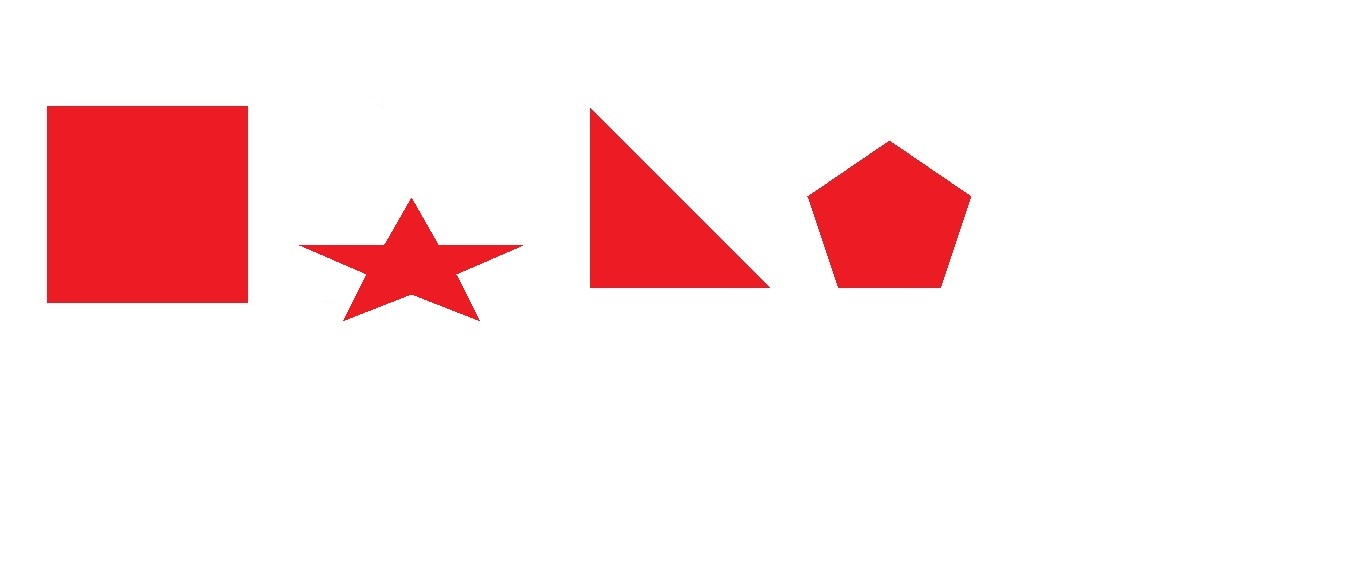
#> input picture paint7.jpg, 1360 x 561 px, found by its file name
$ python object_detection.py   (older library calls are emulated)
#> lines starting #> are read from the running program, lines starting #| are printed output that depends on the picture; after the words box and inside, x2 and y2 are one past the last pixel; in counts of white or black regions, pixels touching at a corner belong together
import cv2
import numpy as np

img=cv2.imread("C:/Users/hp/Desktop/paint7.jpg")
#> img is the input picture: shape (561, 1360, 3); mean B, G, R 231.4, 230.4, 252.7
cv2.imshow("original",img)
cv2.waitKey(0)

gray=cv2.imread("C:/Users/hp/Desktop/paint7.jpg",0)
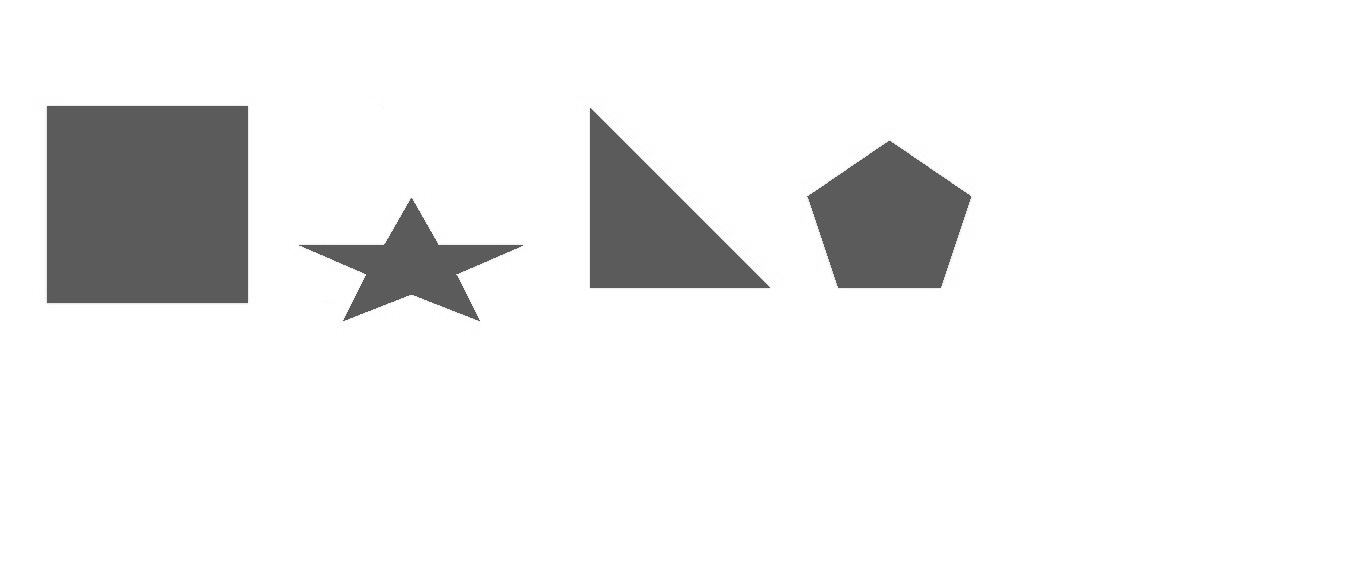
#> gray: shape (561, 1360); min 76, max 255, mean 237.2
cv2.waitKey(0)

#find canny edge
edged=cv2.Canny(gray,30,200)
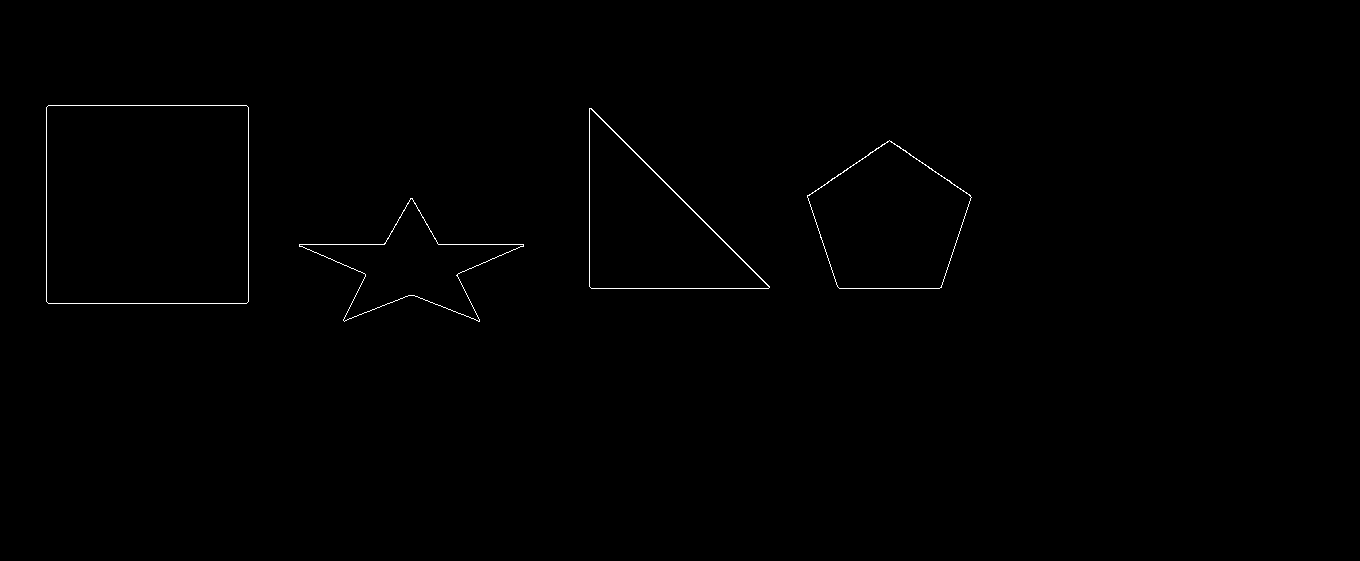
#> edged: shape (561, 1360); 0.35% white in thin lines or dots, all inside (x1, y1, x2, y2) = (46, 105, 972, 322)
cv2.imshow("canny edged",edged)
cv2.waitKey(0)
#Finding contour
_,contours,hierarchy=cv2.findContours(edged.copy(),cv2.RETR_EXTERNAL,cv2.CHAIN_APPROX_SIMPLE)#"""WE CAN USE INPLACE OF EXTERNAL LIST OR TREE """
#> contours = 4 contours; box (x1, y1, x2, y2) and area: (46, 105, 249, 304) 39988, (807, 140, 972, 289) 16896, (589, 108, 770, 289) 16556, (299, 198, 524, 322) 9577

for cnt in contours:
    approx = cv2.approxPolyDP(cnt,0.01*cv2.arcLength(cnt,True),True)
    print (len(approx))
    if len(approx)==5:
        print ("pentagon")
        cv2.drawContours(img,[cnt],0,(255,0,0),-1)
        cv2.putText(img,'pentagon',(cnt[0][0][0],cnt[0][0][1]),cv2.FONT_HERSHEY_COMPLEX,1,(100,170,0),1)
    elif len(approx)==3:
        print ("triangle")
        cv2.drawContours(img,[cnt],0,(0,255,0),-1)
        cv2.putText(img,'triangle',(cnt[0][0][0],cnt[0][0][1]),cv2.FONT_HERSHEY_COMPLEX,1,(100,170,0),1)
    elif len(approx)==4:
        print ("square")
        cv2.drawContours(img,[cnt],0,(0,0,255),-1)
        cv2.putText(img,'square',(cnt[0][0][0],cnt[0][0][1]),cv2.FONT_HERSHEY_COMPLEX,1,(100,170,0),1)

    else:
        print ("star")
        cv2.drawContours(img,[cnt],0,(0,127,255),-1)
        cv2.putText(img,'star',(cnt[0][0][0],cnt[0][0][1]),cv2.FONT_HERSHEY_COMPLEX,1,(100,170,0),1)
#> this loop made 4 passes
#> approx on passes 3 to 4: [[589, 108], [589, 286], [768, 288]], [[46, 107], [48, 303], [248, 301], [246, 105]]
#| 10
#| star
#| 5
#| pentagon
#| 3
#| triangle
#| 4
#| square
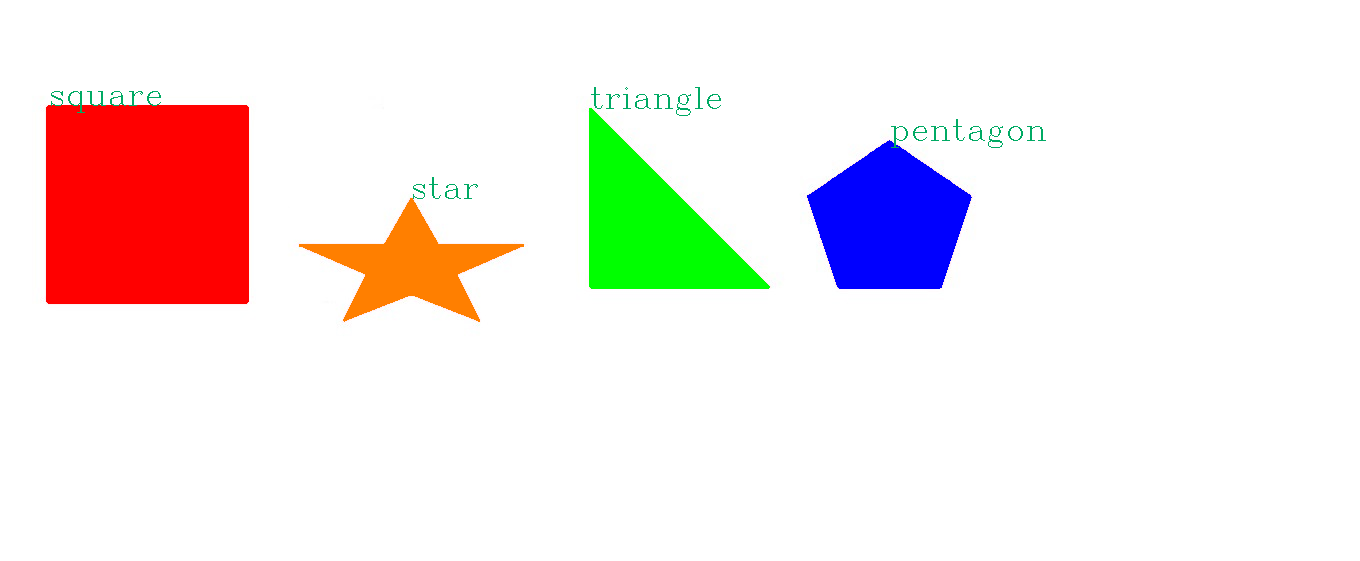
#> img: shape (561, 1360, 3); 11.26% of pixels changed, all inside (x1, y1, x2, y2) = (46, 87, 1046, 322)
# [6 lines of commented-out code are left out]

cv2.imshow('img',img)
cv2.waitKey(0)
cv2.destroyAllWindows()
